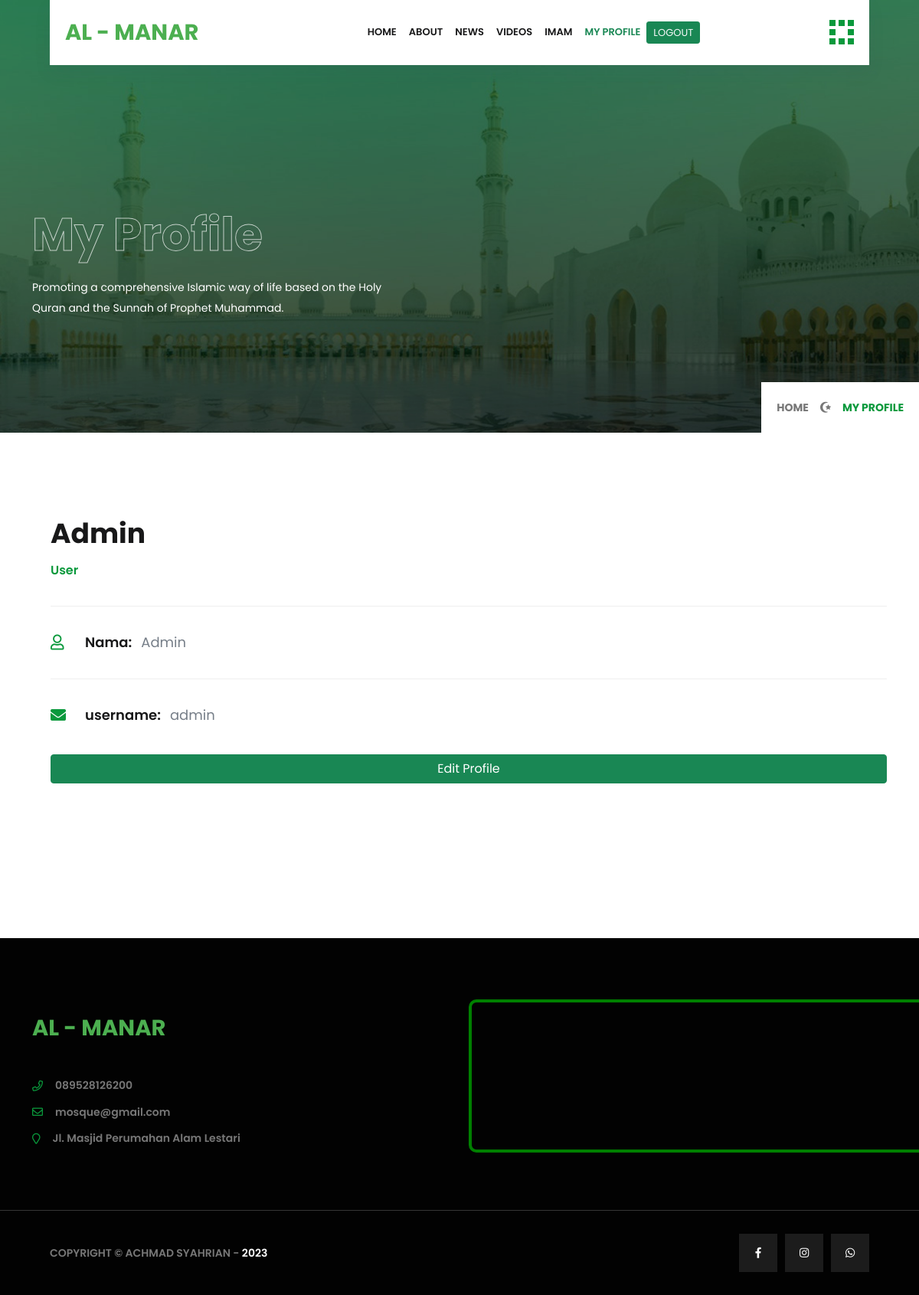
Screenshot of /users/pages/profile.php (signed in) with the database file from the repository.
### tables this page shows
CREATE TABLE `masjid` (
  `id_masjid` int(11) NOT NULL,
  `nama_masjid` varchar(100) NOT NULL,
  `deskripsi` text NOT NULL,
  `pendiri` varchar(100) NOT NULL,
  `tgl_bangun` date NOT NULL,
  `alamat` text NOT NULL,
  `telp` varchar(100) NOT NULL,
  `email` varchar(100) NOT NULL,
  `facebook` varchar(100) NOT NULL,
  `youtube` varchar(100) NOT NULL,
  `foto` varchar(100) NOT NULL
);

CREATE TABLE `users` (
  `id_user` int(11) NOT NULL,
  `nama_user` varchar(100) NOT NULL,
  `username` varchar(20) NOT NULL,
  `password` varchar(100) NOT NULL,
  `level` varchar(50) NOT NULL
);

### users/pages/functions.php (called while the page is built, shortened)
<?php
$connect = mysqli_connect("localhost","root", "", "project_masjid");
function query($query) {
  global $connect;
  $result = mysqli_query($connect, $query);
  $rows = [];
    while ($row = mysqli_fetch_assoc($result)) {
      $rows[] = $row;
    }
    return $rows;
}
?>

### users/pages/profile.php (the view, shortened to what this page needs)
<?php
require "functions.php";
$id_user = $_SESSION['id_user'];
$dataUser = query("SELECT * FROM users WHERE id_user = $id_user")[0];
?>
<!DOCTYPE html>
<html lang="en" dir="ltr">
  <?php include('../inc/head.php'); ?>
<body>
  <?php include('../inc/header.php'); ?>
  <?php include('../inc/sub-header.php'); ?>
  <div class="section sigma_post-single">
    <div class="container">
      <div class="row">
        <div class="col-12">
            <div class="entry-content">
              <div class="sigma_volunteer-detail mb-5">
                <div class="row">
                  <div class="col-lg-12">
                    <div class="sigma_volunteer-detail-inner mt-5 mt-lg-0 ps-0 ps-lg-4">
                      <h3 class="sigma_member-name"><?= $dataUser['nama_user']; ?></h3>
                      <span class="sigma_volunteer-detail-category">User</span>
                      <ul class="sigma_volunteer-detail-info">
                        <li>
                          <i class="far fa-user"></i>
                          <span class="title">Nama:</span><?= $dataUser['nama_user']; ?>
                        </li>
                      </ul>
                      <ul class="sigma_volunteer-detail-info">
                        <li>
                          <i class="fas fa-envelope"></i>
                          <span class="title">username:</span><?= $dataUser['username']; ?>
                        </li>
                      </ul>
                      <ul>
                        <li>
                          <button type="button" class="btn btn-success w-100 my-4" data-bs-toggle="modal" data-bs-target="#exampleModal" data-bs-whatever="@mdo">
                            Edit Profile
                          </button>
                        </li>
                      </ul>
                    </div>
                  </div>
                </div>
              </div>
        </div>
      </div>
    </div>
  </div>
</div>
  <?php include('../inc/footer.php') ?>
</body>
</html>

### users/inc/header.php (shortened to what this page needs)
<?php
$resultMasjid = query("SELECT * FROM masjid")[0];
?>
<header class="sigma_header header-4 can-sticky header-absolute">
    <div class="sigma_header-middle">
      <div class="container-fluid">
        <nav class="navbar">
          <div class="sigma_logo-wrapper">
            <a class="navbar-brand" href="index">
              <?= $resultMasjid['nama_masjid']; ?>
            </a>
          </div>
          <?php include('navbar.php'); ?>
          <div class="sigma_header-controls style-2">
            <ul class="sigma_header-controls-inner">
              <li class="aside-toggler style-2 aside-trigger-right desktop-toggler">
                <span></span>
                <span></span>
                <span></span>
                <span></span>
                <span></span>
                <span></span>
                <span></span>
                <span></span>
              </li>
            </ul>
          </div>
        </nav>
      </div>
    </div>
  </header>

### users/inc/footer.php (shortened to what this page needs)
<?php
$resultMasjid = query("SELECT * FROM masjid")[0];
?>
  <footer class="sigma_footer footer-2 sigma_footer-dark">
    <div class="sigma_footer-middle">
      <div class="container">
        <div class="row">
          <div class="col-md-6 footer-widget">
            <div class="sigma_footer-logo mb-4">
              <a class="navbar-brand" href="index">
                <?= $resultMasjid['nama_masjid']; ?>
              </a>
            </div>
            <div class="d-flex align-items-center justify-content-start">
              <i class="far fa-phone custom-primary me-3"></i>
              <span><?= $resultMasjid['telp'] ? $resultMasjid['telp'] : "-"; ?></span>
            </div>
            <div class="d-flex align-items-center ustify-content-start mt-2">
              <i class="far fa-envelope custom-primary me-3"></i>
              <span><?= $resultMasjid['email'] ? $resultMasjid['email'] : "-"; ?></span>
            </div>
            <div class="d-flex align-items-center ustify-content-start mt-2">
              <i class="far fa-map-marker custom-primary me-3"></i>
              <span><?= $resultMasjid['alamat'] ? $resultMasjid['alamat'] : "-"; ?></span>
            </div>
          </div>
          <div class="col-md-6">
            <iframe src="https://www.google.com/maps/embed?pb=!1m18!1m12!1m3!1d31855.24445219327!2d98.7595180883008!3d3.609083862029277!2m3!1f0!2f0!3f0!3m2!1i1024!2i768!4f13.1!3m3!1m2!1s0x303136af521bb501%3A0x107ccbb79e35de7d!2sGg.%20Mispon%2C%20Kec.%20Percut%20Sei%20Tuan%2C%20Kabupaten%20Deli%20Serdang%2C%20Sumatera%20Utara%2020371!5e0!3m2!1sid!2sid!4v1677463706669!5m2!1sid!2sid" width="600" height="200px" style="border:4px solid green; border-radius:10px;" allowfullscreen="" loading="lazy"></iframe>
          </div>
        </div>
      </div>
    </div>
    <div class="sigma_footer-bottom">
      <div class="container-fluid">
        <div class="sigma_footer-copyright">
          <p> Copyright © Achmad Syahrian - <a href="#" class="text-white">2023</a> </p>
        </div>
        <ul class="sigma_sm square">
          <li>
            <a href="https://web.facebook.com/achmad.syahrian.1">
              <i class="fab fa-facebook-f"></i>
            </a>
          </li>
          <li>
            <a href="http://instagram.com/_achsyh_">
              <i class="fab fa-instagram"></i>
            </a>
          </li>
          <li>
            <a href="http://wa.me/6289528126200">
              <i class="fab fa-whatsapp"></i>
            </a>
          </li>
        </ul>
      </div>
    </div>
  </footer>

### assets/css/responsive.css (style rules this page uses)
@media (max-width: 1500px) { .container-fluid { padding-left: 65px; padding-right: 65px; } }

### users/inc/mobile-nav.php (style rules this page uses)
.sigma_logo-wrapper { display: flex; align-items: center; }
.sigma_logo-wrapper a { font-size: 24px; font-weight: bold; color: #333; text-decoration: none; text-transform: uppercase; }

### users/inc/header.php (style rules this page uses)
.sigma_logo-wrapper { display: flex; align-items: center; }
.sigma_logo-wrapper a { font-size: 29px; font-weight: bold; color: #4caf50; text-decoration: none; text-transform: uppercase; }

### users/inc/footer.php (style rules this page uses)
.sigma_footer-logo { display: flex; align-items: center; }
.sigma_footer-logo a { font-size: 29px; font-weight: bold; color: #4caf50; text-decoration: none; text-transform: uppercase; }

### rows the page displays
masjid: nama_masjid "AL - MANAR", telp "089528126200", email "mosque@gmail.com", alamat "Jl. Masjid Perumahan Alam Lestari"
users: nama_user "Admin", username "admin"

### other values shown
$titlePage "MY PROFILE"
